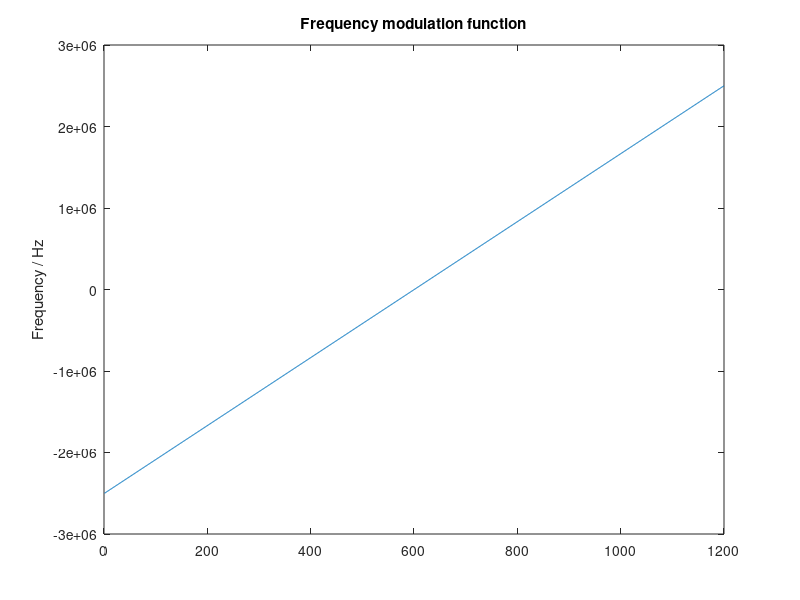

MATLAB code for this plot: (Note: this script raises an error after producing the figure.)
%clear all;
close all;
v_max = 50;
carrier = 9.55e9;
series_name = 'lfm';
plot_title = 'LFM';
lim = inf;


f_points = 100;
impulse_response = [];
amp = ones(1,13);
phase = [];
B = 5e6;

tau = 15e-6;
fs = 8e7;
N = tau*fs;
%f_signal = (0:(N-1))/N*B - B/2;
f_signal = linspace(-B/2,B/2,N);
fig = figure;
plot(f_signal);
title('Frequency modulation function');
ylabel('Frequency / Hz');
filename = sprintf('../thesis/figures/%s-fmf.png', series_name);
print(fig, '-dpng', '-r300', filename);


[clean_signal signal new_tau] = makesignal(amp, phase, f_signal, impulse_response, tau, fs);
[delay v the_af] = af(signal, clean_signal, new_tau, v_max, f_points, carrier);
t_str = sprintf('%s ( \\tau=%3.3e s, f=%1.2f GHz)      ', plot_title, tau, carrier./1e9);
fig = plotaf(t_str, delay,v,the_af);
xlim([-lim lim]);
filename = sprintf('../thesis/figures/%s-%ius.png', series_name,tau*1e6);
print(fig, '-dpng', '-r300', filename);

fig = plotafslice(1,t_str, delay,the_af);
filename = sprintf('../thesis/figures/%s-%ius-0D.png', series_name,tau*1e6);
print(fig, '-dpng', '-r300', filename);


tau = 200e-6;
fs = 1.5e7;
N = tau*fs;
f_signal = linspace(-B/2, B/2, N);
[clean_signal signal new_tau] = makesignal(amp, phase, f_signal, impulse_response, tau, fs);
[delay v the_af] = af(signal, clean_signal, new_tau, v_max, f_points, carrier);
t_str = sprintf('%s ( \\tau=%3.3e s, f=%1.2f GHz)      ', plot_title, tau, carrier./1e9);
fig = plotaf(t_str, delay,v,the_af);
xlim([-lim lim]);
filename = sprintf('../thesis/figures/%s-%ius.png', series_name,tau*1e6);
print(fig, '-dpng', '-r300', filename);

fig = plotafslice(1,t_str, delay,the_af);
filename = sprintf('../thesis/figures/%s-%ius-0D.png', series_name,tau*1e6);
print(fig, '-dpng', '-r300', filename);


window = 'Hamming';

tau = 15e-6;
fs = 2e7;
N = tau*fs;
amp = hamming(N)';
f_signal = linspace(-B/2, B/2, N);
[clean_signal signal new_tau] = makesignal(amp, phase, f_signal, impulse_response, tau, fs);
[delay v the_af] = af(signal, clean_signal, new_tau, v_max, f_points, carrier);
t_str = sprintf('%s ( \\tau=%3.3e s, f=%1.2f GHz, %s window)      ', plot_title, tau, carrier./1e9,window);
fig = plotaf(t_str, delay,v,the_af);
xlim([-lim lim]);
filename = sprintf('../thesis/figures/%s-%ius-%s.png', series_name,tau*1e6,window);
print(fig, '-dpng', '-r300', filename);

fig = plotafslice(1,t_str, delay,the_af);
filename = sprintf('../thesis/figures/%s-%ius-%s-0D.png', series_name,tau*1e6,window);
print(fig, '-dpng', '-r300', filename);

tau = 200e-6;
fs = 1.2e7;
N = tau*fs;
amp = hamming(N)';
f_signal = linspace(-B/2, B/2, N);
[clean_signal signal new_tau] = makesignal(amp, phase, f_signal, impulse_response, tau, fs);
[delay v the_af] = af(signal, clean_signal, new_tau, v_max, f_points, carrier);
t_str = sprintf('%s ( \\tau=%3.3e s, f=%1.2f GHz, %s window)      ', plot_title, tau, carrier./1e9,window);
fig = plotaf(t_str, delay,v,the_af);
xlim([-lim lim]);
filename = sprintf('../thesis/figures/%s-%ius-%s.png', series_name,tau*1e6,window);
print(fig, '-dpng', '-r300', filename);

fig = plotafslice(1,t_str, delay,the_af);
filename = sprintf('../thesis/figures/%s-%ius-%s-0D.png', series_name,tau*1e6,window);
print(fig, '-dpng', '-r300', filename);
